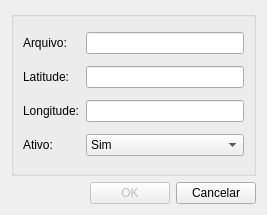
<?xml version="1.0" encoding="UTF-8"?>
<ui version="4.0">
 <class>PcdDialogForm</class>
 <widget class="QDialog" name="PcdDialogForm">
  <property name="geometry">
   <rect>
    <x>0</x>
    <y>0</y>
    <width>267</width>
    <height>215</height>
   </rect>
  </property>
  <property name="windowTitle">
   <string>Ponto</string>
  </property>
  <layout class="QVBoxLayout">
   <item>
    <widget class="QGroupBox" name="groupBox">
     <property name="title">
      <string/>
     </property>
     <layout class="QGridLayout">
      <item row="0" column="0">
       <widget class="QLabel" name="label">
        <property name="text">
         <string>Arquivo:</string>
        </property>
       </widget>
      </item>
      <item row="0" column="1">
       <widget class="QLineEdit" name="ledColPointFileName"/>
      </item>
      <item row="1" column="0">
       <widget class="QLabel" name="label_2">
        <property name="text">
         <string>Latitude:</string>
        </property>
       </widget>
      </item>
      <item row="1" column="1">
       <widget class="QLineEdit" name="ledColPointLatitude"/>
      </item>
      <item row="2" column="0">
       <widget class="QLabel" name="label_3">
        <property name="text">
         <string>Longitude:</string>
        </property>
       </widget>
      </item>
      <item row="2" column="1">
       <widget class="QLineEdit" name="ledColPointLongitude"/>
      </item>
      <item row="3" column="0">
       <widget class="QLabel" name="label_4">
        <property name="text">
         <string>Ativo:</string>
        </property>
       </widget>
      </item>
      <item row="3" column="1">
       <widget class="QComboBox" name="activeCmb">
        <item>
         <property name="text">
          <string>Sim</string>
         </property>
        </item>
        <item>
         <property name="text">
          <string>Não</string>
         </property>
        </item>
       </widget>
      </item>
     </layout>
    </widget>
   </item>
   <item>
    <layout class="QHBoxLayout">
     <item>
      <spacer>
       <property name="orientation">
        <enum>Qt::Horizontal</enum>
       </property>
       <property name="sizeHint" stdset="0">
        <size>
         <width>40</width>
         <height>20</height>
        </size>
       </property>
      </spacer>
     </item>
     <item>
      <widget class="QPushButton" name="okBtn">
       <property name="enabled">
        <bool>false</bool>
       </property>
       <property name="toolTip">
        <string>&lt;html&gt;&lt;head&gt;&lt;meta name=&quot;qrichtext&quot; content=&quot;1&quot; /&gt;&lt;style type=&quot;text/css&quot;&gt;
p, li { white-space: pre-wrap; }
&lt;/style&gt;&lt;/head&gt;&lt;body style=&quot; font-family:'MS Shell Dlg 2'; font-size:8.25pt; font-weight:400; font-style:normal;&quot;&gt;
&lt;p style=&quot; margin-top:0px; margin-bottom:0px; margin-left:0px; margin-right:0px; -qt-block-indent:0; text-indent:0px;&quot;&gt;Salvar alterações&lt;/p&gt;&lt;/body&gt;&lt;/html&gt;</string>
       </property>
       <property name="text">
        <string>OK</string>
       </property>
       <property name="icon">
        <iconset theme="confirm">
         <normaloff/>
        </iconset>
       </property>
      </widget>
     </item>
     <item>
      <widget class="QPushButton" name="cancelBtn">
       <property name="toolTip">
        <string>&lt;html&gt;&lt;head&gt;&lt;meta name=&quot;qrichtext&quot; content=&quot;1&quot; /&gt;&lt;style type=&quot;text/css&quot;&gt;
p, li { white-space: pre-wrap; }
&lt;/style&gt;&lt;/head&gt;&lt;body style=&quot; font-family:'MS Shell Dlg 2'; font-size:8.25pt; font-weight:400; font-style:normal;&quot;&gt;
&lt;p style=&quot; margin-top:0px; margin-bottom:0px; margin-left:0px; margin-right:0px; -qt-block-indent:0; text-indent:0px; font-size:8pt;&quot;&gt;Cancelar alterações&lt;/p&gt;&lt;/body&gt;&lt;/html&gt;</string>
       </property>
       <property name="text">
        <string>Cancelar</string>
       </property>
       <property name="icon">
        <iconset theme="cancel">
         <normaloff/>
        </iconset>
       </property>
      </widget>
     </item>
    </layout>
   </item>
  </layout>
 </widget>
 <resources/>
 <connections/>
</ui>
